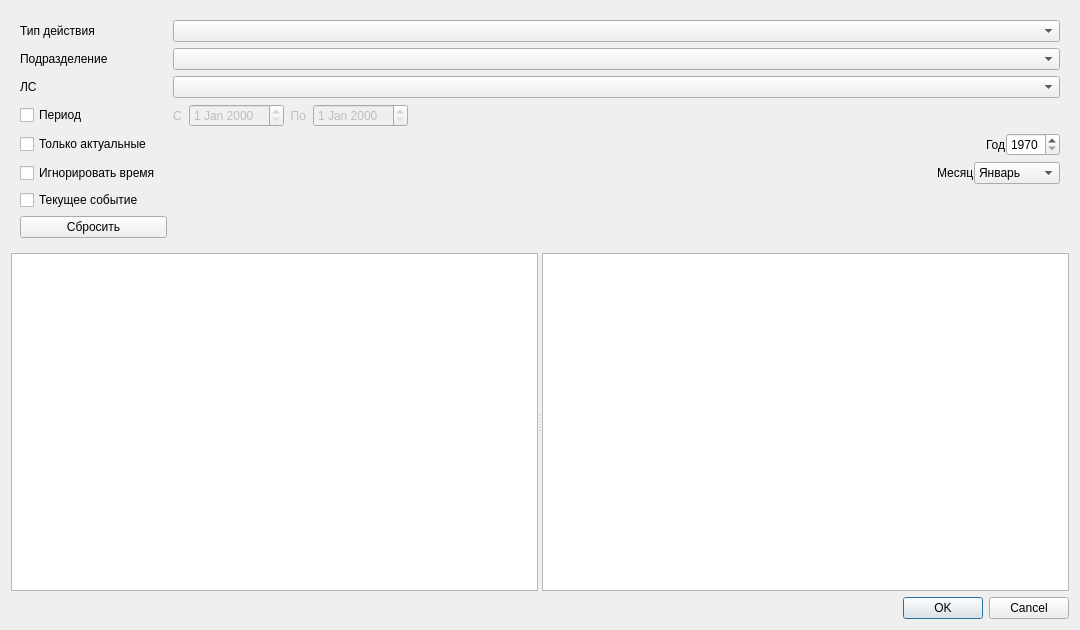
<?xml version="1.0" encoding="UTF-8"?>
<ui version="4.0">
 <class>NomenclatureExpenseDialog</class>
 <widget class="QDialog" name="NomenclatureExpenseDialog">
  <property name="geometry">
   <rect>
    <x>0</x>
    <y>0</y>
    <width>1080</width>
    <height>630</height>
   </rect>
  </property>
  <property name="windowTitle">
   <string>Dialog</string>
  </property>
  <layout class="QVBoxLayout" name="verticalLayout_2">
   <item>
    <widget class="QWidget" name="wgtFilters" native="true">
     <layout class="QGridLayout" name="gridLayout">
      <item row="5" column="0">
       <widget class="QCheckBox" name="chkActual">
        <property name="sizePolicy">
         <sizepolicy hsizetype="Minimum" vsizetype="Fixed">
          <horstretch>0</horstretch>
          <verstretch>0</verstretch>
         </sizepolicy>
        </property>
        <property name="layoutDirection">
         <enum>Qt::LeftToRight</enum>
        </property>
        <property name="text">
         <string>Только актуальные</string>
        </property>
       </widget>
      </item>
      <item row="2" column="0">
       <widget class="QLabel" name="lblNomenclature">
        <property name="sizePolicy">
         <sizepolicy hsizetype="Minimum" vsizetype="Preferred">
          <horstretch>0</horstretch>
          <verstretch>0</verstretch>
         </sizepolicy>
        </property>
        <property name="text">
         <string>ЛС</string>
        </property>
       </widget>
      </item>
      <item row="4" column="0">
       <widget class="QCheckBox" name="chkPeriod">
        <property name="sizePolicy">
         <sizepolicy hsizetype="Minimum" vsizetype="Fixed">
          <horstretch>0</horstretch>
          <verstretch>0</verstretch>
         </sizepolicy>
        </property>
        <property name="layoutDirection">
         <enum>Qt::LeftToRight</enum>
        </property>
        <property name="text">
         <string>Период</string>
        </property>
        <property name="tristate">
         <bool>false</bool>
        </property>
       </widget>
      </item>
      <item row="0" column="0">
       <widget class="QLabel" name="lblActionType">
        <property name="sizePolicy">
         <sizepolicy hsizetype="Minimum" vsizetype="Preferred">
          <horstretch>0</horstretch>
          <verstretch>0</verstretch>
         </sizepolicy>
        </property>
        <property name="text">
         <string>Тип действия</string>
        </property>
       </widget>
      </item>
      <item row="8" column="2">
       <spacer name="horizontalSpacer_4">
        <property name="orientation">
         <enum>Qt::Horizontal</enum>
        </property>
        <property name="sizeHint" stdset="0">
         <size>
          <width>40</width>
          <height>20</height>
         </size>
        </property>
       </spacer>
      </item>
      <item row="0" column="2">
       <widget class="CActionTypeComboBox" name="cmbActionType"/>
      </item>
      <item row="6" column="0">
       <widget class="QCheckBox" name="chkIgnoreTime">
        <property name="sizePolicy">
         <sizepolicy hsizetype="Minimum" vsizetype="Fixed">
          <horstretch>0</horstretch>
          <verstretch>0</verstretch>
         </sizepolicy>
        </property>
        <property name="layoutDirection">
         <enum>Qt::LeftToRight</enum>
        </property>
        <property name="text">
         <string>Игнорировать время</string>
        </property>
       </widget>
      </item>
      <item row="2" column="2">
       <widget class="CNomenclatureComboBox" name="cmbNomenclature"/>
      </item>
      <item row="8" column="0">
       <widget class="QCheckBox" name="chkCurrentEvent">
        <property name="sizePolicy">
         <sizepolicy hsizetype="Minimum" vsizetype="Fixed">
          <horstretch>0</horstretch>
          <verstretch>0</verstretch>
         </sizepolicy>
        </property>
        <property name="layoutDirection">
         <enum>Qt::LeftToRight</enum>
        </property>
        <property name="text">
         <string>Текущее событие</string>
        </property>
        <property name="autoRepeat">
         <bool>false</bool>
        </property>
        <property name="autoExclusive">
         <bool>false</bool>
        </property>
       </widget>
      </item>
      <item row="1" column="0">
       <widget class="QLabel" name="lblOrgStructure">
        <property name="text">
         <string>Подразделение</string>
        </property>
       </widget>
      </item>
      <item row="1" column="2">
       <widget class="CStorageComboBox" name="cmbOrgStructure"/>
      </item>
      <item row="5" column="2">
       <widget class="QWidget" name="wgtYear" native="true">
        <layout class="QHBoxLayout" name="horizontalLayout_5">
         <property name="spacing">
          <number>0</number>
         </property>
         <property name="margin">
          <number>0</number>
         </property>
         <item>
          <spacer name="horizontalSpacer">
           <property name="orientation">
            <enum>Qt::Horizontal</enum>
           </property>
           <property name="sizeHint" stdset="0">
            <size>
             <width>40</width>
             <height>20</height>
            </size>
           </property>
          </spacer>
         </item>
         <item>
          <widget class="QLabel" name="lblYear">
           <property name="sizePolicy">
            <sizepolicy hsizetype="Maximum" vsizetype="Preferred">
             <horstretch>0</horstretch>
             <verstretch>0</verstretch>
            </sizepolicy>
           </property>
           <property name="text">
            <string>Год</string>
           </property>
          </widget>
         </item>
         <item>
          <widget class="QSpinBox" name="edtYear">
           <property name="minimum">
            <number>1970</number>
           </property>
           <property name="maximum">
            <number>3000</number>
           </property>
          </widget>
         </item>
        </layout>
       </widget>
      </item>
      <item row="6" column="2">
       <widget class="QWidget" name="wgtMonth" native="true">
        <layout class="QHBoxLayout" name="horizontalLayout_6">
         <property name="spacing">
          <number>0</number>
         </property>
         <property name="margin">
          <number>0</number>
         </property>
         <item>
          <spacer name="horizontalSpacer_2">
           <property name="orientation">
            <enum>Qt::Horizontal</enum>
           </property>
           <property name="sizeHint" stdset="0">
            <size>
             <width>40</width>
             <height>20</height>
            </size>
           </property>
          </spacer>
         </item>
         <item>
          <widget class="QLabel" name="lblMonth">
           <property name="text">
            <string>Месяц</string>
           </property>
          </widget>
         </item>
         <item>
          <widget class="QComboBox" name="cmbMonth">
           <item>
            <property name="text">
             <string>Январь</string>
            </property>
           </item>
           <item>
            <property name="text">
             <string>Февраль</string>
            </property>
           </item>
           <item>
            <property name="text">
             <string>Март</string>
            </property>
           </item>
           <item>
            <property name="text">
             <string>Апрель</string>
            </property>
           </item>
           <item>
            <property name="text">
             <string>Май</string>
            </property>
           </item>
           <item>
            <property name="text">
             <string>Июнь</string>
            </property>
           </item>
           <item>
            <property name="text">
             <string>Июль</string>
            </property>
           </item>
           <item>
            <property name="text">
             <string>Август</string>
            </property>
           </item>
           <item>
            <property name="text">
             <string>Сентябрь</string>
            </property>
           </item>
           <item>
            <property name="text">
             <string>Октябрь</string>
            </property>
           </item>
           <item>
            <property name="text">
             <string>Ноябрь</string>
            </property>
           </item>
           <item>
            <property name="text">
             <string>Декабрь</string>
            </property>
           </item>
          </widget>
         </item>
        </layout>
       </widget>
      </item>
      <item row="4" column="2">
       <widget class="QWidget" name="wgtPeriod" native="true">
        <property name="enabled">
         <bool>false</bool>
        </property>
        <layout class="QHBoxLayout" name="horizontalLayout">
         <property name="spacing">
          <number>0</number>
         </property>
         <property name="margin">
          <number>0</number>
         </property>
         <item>
          <widget class="QLabel" name="lblBegDate">
           <property name="sizePolicy">
            <sizepolicy hsizetype="Maximum" vsizetype="Preferred">
             <horstretch>0</horstretch>
             <verstretch>0</verstretch>
            </sizepolicy>
           </property>
           <property name="text">
            <string>С  </string>
           </property>
          </widget>
         </item>
         <item>
          <widget class="CDateEdit" name="edtBegDate"/>
         </item>
         <item>
          <widget class="QLabel" name="lblEndDate">
           <property name="sizePolicy">
            <sizepolicy hsizetype="Maximum" vsizetype="Preferred">
             <horstretch>0</horstretch>
             <verstretch>0</verstretch>
            </sizepolicy>
           </property>
           <property name="text">
            <string>  По  </string>
           </property>
          </widget>
         </item>
         <item>
          <widget class="CDateEdit" name="edtEndDate"/>
         </item>
         <item>
          <spacer name="horizontalSpacer_3">
           <property name="orientation">
            <enum>Qt::Horizontal</enum>
           </property>
           <property name="sizeHint" stdset="0">
            <size>
             <width>40</width>
             <height>20</height>
            </size>
           </property>
          </spacer>
         </item>
        </layout>
       </widget>
      </item>
      <item row="9" column="0" colspan="2">
       <widget class="QPushButton" name="btnReset">
        <property name="text">
         <string>Сбросить</string>
        </property>
       </widget>
      </item>
     </layout>
    </widget>
   </item>
   <item>
    <widget class="QSplitter" name="splNomenclatureExpence">
     <property name="sizePolicy">
      <sizepolicy hsizetype="Expanding" vsizetype="Expanding">
       <horstretch>0</horstretch>
       <verstretch>0</verstretch>
      </sizepolicy>
     </property>
     <property name="orientation">
      <enum>Qt::Horizontal</enum>
     </property>
     <widget class="QWidget" name="pnlNomenclatureExpense" native="true">
      <layout class="QVBoxLayout" name="verticalLayout_3">
       <property name="spacing">
        <number>4</number>
       </property>
       <property name="margin">
        <number>0</number>
       </property>
       <item>
        <widget class="CNomenclatureExpenseView" name="tblNomenclatureExpense"/>
       </item>
      </layout>
     </widget>
     <widget class="QWidget" name="pnlNomenclatureExpenseDays" native="true">
      <layout class="QVBoxLayout" name="verticalLayout_4">
       <property name="spacing">
        <number>4</number>
       </property>
       <property name="margin">
        <number>0</number>
       </property>
       <item>
        <widget class="CNomenclatureExpenseView" name="tblNomenclatureExpenseDays">
         <property name="toolTip">
          <string>Список ранее назначенных мероприятий</string>
         </property>
        </widget>
       </item>
      </layout>
     </widget>
    </widget>
   </item>
   <item>
    <widget class="QDialogButtonBox" name="buttonBox">
     <property name="sizePolicy">
      <sizepolicy hsizetype="Expanding" vsizetype="Maximum">
       <horstretch>0</horstretch>
       <verstretch>0</verstretch>
      </sizepolicy>
     </property>
     <property name="orientation">
      <enum>Qt::Horizontal</enum>
     </property>
     <property name="standardButtons">
      <set>QDialogButtonBox::Cancel|QDialogButtonBox::Ok</set>
     </property>
    </widget>
   </item>
  </layout>
 </widget>
 <customwidgets>
  <customwidget>
   <class>CDateEdit</class>
   <extends>QDateEdit</extends>
   <header>library/DateEdit</header>
  </customwidget>
  <customwidget>
   <class>CNomenclatureExpenseView</class>
   <extends>QTableView</extends>
   <header>Events/NomenclatureExpense/NomenclatureExpenseView.h</header>
  </customwidget>
  <customwidget>
   <class>CNomenclatureComboBox</class>
   <extends>QComboBox</extends>
   <header>Stock/NomenclatureComboBox.h</header>
  </customwidget>
  <customwidget>
   <class>CActionTypeComboBox</class>
   <extends>QComboBox</extends>
   <header>Events/ActionTypeComboBox.h</header>
  </customwidget>
  <customwidget>
   <class>CStorageComboBox</class>
   <extends>QComboBox</extends>
   <header>Orgs/OrgStructComboBoxes.h</header>
  </customwidget>
 </customwidgets>
 <tabstops>
  <tabstop>cmbActionType</tabstop>
  <tabstop>cmbOrgStructure</tabstop>
  <tabstop>cmbNomenclature</tabstop>
  <tabstop>chkPeriod</tabstop>
  <tabstop>edtBegDate</tabstop>
  <tabstop>edtEndDate</tabstop>
  <tabstop>chkActual</tabstop>
  <tabstop>cmbMonth</tabstop>
  <tabstop>buttonBox</tabstop>
  <tabstop>chkCurrentEvent</tabstop>
  <tabstop>btnReset</tabstop>
  <tabstop>chkIgnoreTime</tabstop>
  <tabstop>edtYear</tabstop>
  <tabstop>tblNomenclatureExpense</tabstop>
  <tabstop>tblNomenclatureExpenseDays</tabstop>
 </tabstops>
 <resources/>
 <connections>
  <connection>
   <sender>buttonBox</sender>
   <signal>accepted()</signal>
   <receiver>NomenclatureExpenseDialog</receiver>
   <slot>accept()</slot>
   <hints>
    <hint type="sourcelabel">
     <x>227</x>
     <y>525</y>
    </hint>
    <hint type="destinationlabel">
     <x>157</x>
     <y>274</y>
    </hint>
   </hints>
  </connection>
  <connection>
   <sender>buttonBox</sender>
   <signal>rejected()</signal>
   <receiver>NomenclatureExpenseDialog</receiver>
   <slot>reject()</slot>
   <hints>
    <hint type="sourcelabel">
     <x>295</x>
     <y>531</y>
    </hint>
    <hint type="destinationlabel">
     <x>286</x>
     <y>274</y>
    </hint>
   </hints>
  </connection>
  <connection>
   <sender>chkPeriod</sender>
   <signal>clicked(bool)</signal>
   <receiver>wgtPeriod</receiver>
   <slot>setEnabled(bool)</slot>
   <hints>
    <hint type="sourcelabel">
     <x>121</x>
     <y>91</y>
    </hint>
    <hint type="destinationlabel">
     <x>198</x>
     <y>79</y>
    </hint>
   </hints>
  </connection>
 </connections>
</ui>
